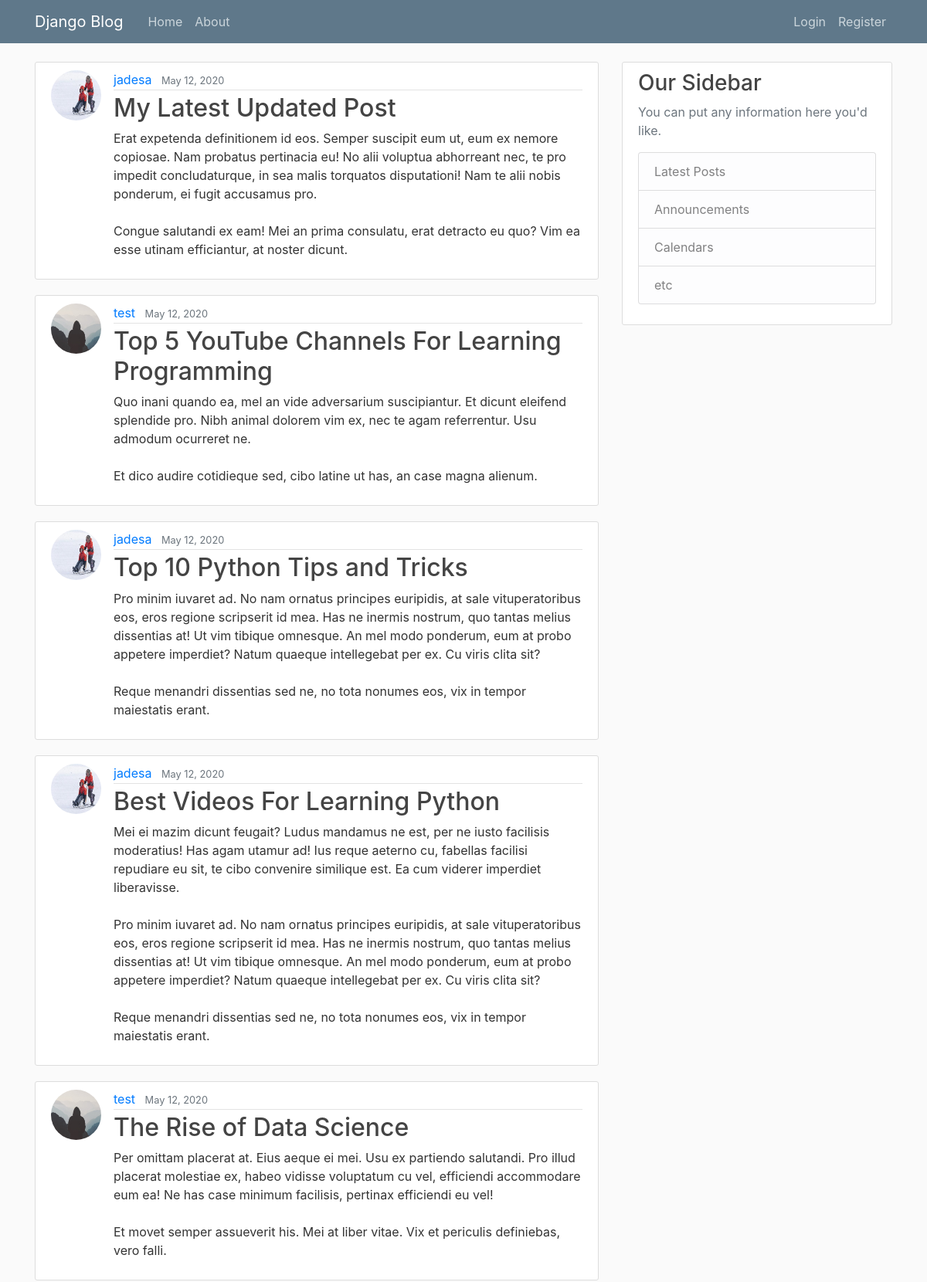
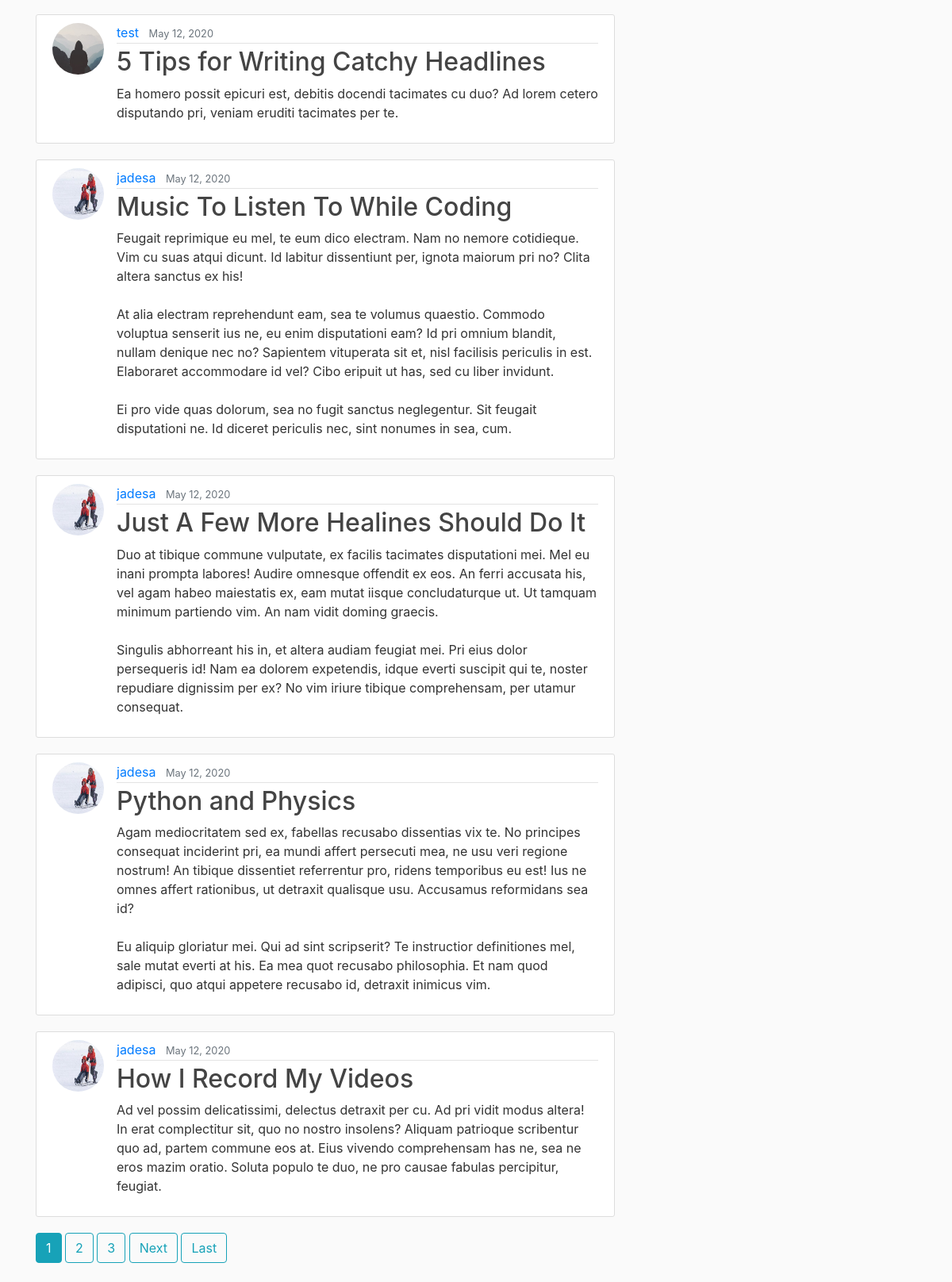
The page / on the database its author committed (2 pictures, top to bottom).
### blog/models.py (models this page shows, shortened)
class Post(models.Model):
	title = models.CharField(max_length=100)
	content = models.TextField()
	date_posted = models.DateTimeField(default=timezone.now)
	author = models.ForeignKey(User, on_delete=models.CASCADE)

### users/models.py (models this page shows, shortened)
class Profile(models.Model):
	user = models.OneToOneField(User, on_delete=models.CASCADE)
	image = models.ImageField(default='default.jpg', upload_to='profile_pics')

### blog/views.py (the view)
# urls.py: path('', PostListView.as_view() , name='blog-home'),
class PostListView(ListView):
	model = Post
	template_name = 'blog/home.html'
	context_object_name = 'posts'
	ordering = ['-date_posted']
	paginate_by = 10

### blog/templates/blog/home.html (shortened to what this page needs)
{% extends "blog/base.html" %}
{% block content %}
	{% for post in posts %}
		<article class="media content-section">
			<img src="{{ post.author.profile.image.url }}" class="rounded-circle article-img">
		  <div class="media-body">
		    <div class="article-metadata">
		      <a class="mr-2" href="#">{{ post.author }}</a>
		      <small class="text-muted">{{ post.date_posted | date:"F d, Y" }}</small>
		    </div>
		    <h2><a class="article-title" href="{% url 'post-detail' post.id %}">{{ post.title }}</a></h2>
		    <p class="article-content">{{ post.content }}</p>
		  </div>
		</article>
	{% endfor %}
	{% if is_paginated %}
		{% for num in page_obj.paginator.page_range %}
			{% if page_obj.number == num %}
				<a class="btn btn-info mb-4" href="?page={{ num }}">{{ num }}</a>
			{% elif num > page_obj.number|add:'-3' and num < page_obj.number|add:'3' %}
				<a class="btn btn-outline-info mb-4" href="?page={{ num }}">{{ num }}</a>
			{% endif %}
		{% endfor %}
		{% if page_obj.has_next %}
			<a class="btn btn-outline-info mb-4" href="?page={{ page_obj.next_page_number}}">Next</a>
			<a class="btn btn-outline-info mb-4" href="?page={{ page_obj.paginator.num_pages }}">Last</a>
		{% endif %}
	{% endif %}
{% endblock content %}

### blog/static/blog/main.css (style rules this page uses)
body { background: #fafafa; color: #333333; margin-top: 5rem; }
h1, h2, h3, h4, h5, h6 { color: #444444; }
.content-section { background: #ffffff; padding: 10px 20px; border: 1px solid #dddddd; border-radius: 3px; margin-bottom: 20px; }
.article-title { color: #444444; }
.article-content { white-space: pre-line; }
.article-img { height: 65px; width: 65px; margin-right: 16px; }
.article-metadata { padding-bottom: 1px; margin-bottom: 4px; border-bottom: 1px solid #e3e3e3 }

### rows shown on the page
Post: author.profile.image (picture), author "jadesa", date_posted "May 12, 2020", title "My Latest Updated Post", content "Erat expetenda definitionem id eos. Semper suscipit eum ut, eum ex nemore copiosae. Nam probatus pertinacia eu! No alii voluptua abhorreant nec, te pro impedit concludaturque, in sea malis torquatos disputationi! Nam te alii nobis ponderum, ei fugit accusamus pro. Congue salutandi ex eam! Mei an prima consulatu, erat detracto eu quo? Vim ea esse utinam efficiantur, at noster dicunt."
Post: author.profile.image (placeholder picture), author "test", date_posted "May 12, 2020", title "Top 5 YouTube Channels For Learning Programming", content "Quo inani quando ea, mel an vide adversarium suscipiantur. Et dicunt eleifend splendide pro. Nibh animal dolorem vim ex, nec te agam referrentur. Usu admodum ocurreret ne. Et dico audire cotidieque sed, cibo latine ut has, an case magna alienum."
Post: author.profile.image (picture), author "jadesa", date_posted "May 12, 2020", title "Top 10 Python Tips and Tricks", content "Pro minim iuvaret ad. No nam ornatus principes euripidis, at sale vituperatoribus eos, eros regione scripserit id mea. Has ne inermis nostrum, quo tantas melius dissentias at! Ut vim tibique omnesque. An mel modo ponderum, eum at probo appetere imperdiet? Natum quaeque intellegebat per ex. Cu viris clita sit? Reque menandri dissentias sed ne, no tota nonumes eos, vix in tempor maiestatis erant."
Post: author.profile.image (picture), author "jadesa", date_posted "May 12, 2020", title "Best Videos For Learning Python", content "Mei ei mazim dicunt feugait? Ludus mandamus ne est, per ne iusto facilisis moderatius! Has agam utamur ad! Ius reque aeterno cu, fabellas facilisi repudiare eu sit, te cibo convenire similique est. Ea cum viderer imperdiet liberavisse. Pro minim iuvaret ad. No nam ornatus principes euripidis, at sale vituperatoribus eos, eros regione scripserit id mea. Has ne inermis nostrum, quo tantas melius dissentias at! Ut vim tibique omnesque. An mel modo ponderum, eum at probo appetere imperdiet? Natum quaeque intellegebat per ex. Cu viris clita sit? Reque menandri dissentias sed ne, no tota nonumes eos, vix in tempor maiestatis erant."
Post: author.profile.image (placeholder picture), author "test", date_posted "May 12, 2020", title "The Rise of Data Science", content "Per omittam placerat at. Eius aeque ei mei. Usu ex partiendo salutandi. Pro illud placerat molestiae ex, habeo vidisse voluptatum cu vel, efficiendi accommodare eum ea! Ne has case minimum facilisis, pertinax efficiendi eu vel! Et movet semper assueverit his. Mei at liber vitae. Vix et periculis definiebas, vero falli."
Post: author.profile.image (placeholder picture), author "test", date_posted "May 12, 2020", title "5 Tips for Writing Catchy Headlines", content "Ea homero possit epicuri est, debitis docendi tacimates cu duo? Ad lorem cetero disputando pri, veniam eruditi tacimates per te."
Post: author.profile.image (picture), author "jadesa", date_posted "May 12, 2020", title "Music To Listen To While Coding", content "Feugait reprimique eu mel, te eum dico electram. Nam no nemore cotidieque. Vim cu suas atqui dicunt. Id labitur dissentiunt per, ignota maiorum pri no? Clita altera sanctus ex his! At alia electram reprehendunt eam, sea te volumus quaestio. Commodo voluptua senserit ius ne, eu enim disputationi eam? Id pri omnium blandit, nullam denique nec no? Sapientem vituperata sit et, nisl facilisis periculis in est. Elaboraret accommodare id vel? Cibo eripuit ut has, sed cu liber invidunt. Ei pro vide quas dolorum, sea no fugit sanctus neglegentur. Sit feugait disputationi ne. Id diceret periculis nec, sint nonumes in sea, cum."
Post: author.profile.image (picture), author "jadesa", date_posted "May 12, 2020", title "Just A Few More Healines Should Do It", content "Duo at tibique commune vulputate, ex facilis tacimates disputationi mei. Mel eu inani prompta labores! Audire omnesque offendit ex eos. An ferri accusata his, vel agam habeo maiestatis ex, eam mutat iisque concludaturque ut. Ut tamquam minimum partiendo vim. An nam vidit doming graecis. Singulis abhorreant his in, et altera audiam feugiat mei. Pri eius dolor persequeris id! Nam ea dolorem expetendis, idque everti suscipit qui te, noster repudiare dignissim per ex? No vim iriure tibique comprehensam, per utamur consequat."
Post: author.profile.image (picture), author "jadesa", date_posted "May 12, 2020", title "Python and Physics", content "Agam mediocritatem sed ex, fabellas recusabo dissentias vix te. No principes consequat inciderint pri, ea mundi affert persecuti mea, ne usu veri regione nostrum! An tibique dissentiet referrentur pro, ridens temporibus eu est! Ius ne omnes affert rationibus, ut detraxit qualisque usu. Accusamus reformidans sea id? Eu aliquip gloriatur mei. Qui ad sint scripserit? Te instructior definitiones mel, sale mutat everti at his. Ea mea quot recusabo philosophia. Et nam quod adipisci, quo atqui appetere recusabo id, detraxit inimicus vim."
Post: author.profile.image (picture), author "jadesa", date_posted "May 12, 2020", title "How I Record My Videos", content "Ad vel possim delicatissimi, delectus detraxit per cu. Ad pri vidit modus altera! In erat complectitur sit, quo no nostro insolens? Aliquam patrioque scribentur quo ad, partem commune eos at. Eius vivendo comprehensam has ne, sea ne eros mazim oratio. Soluta populo te duo, ne pro causae fabulas percipitur, feugiat."

### other values the page prints
{{ num }} "1"
{{ num }} "2" "3"
